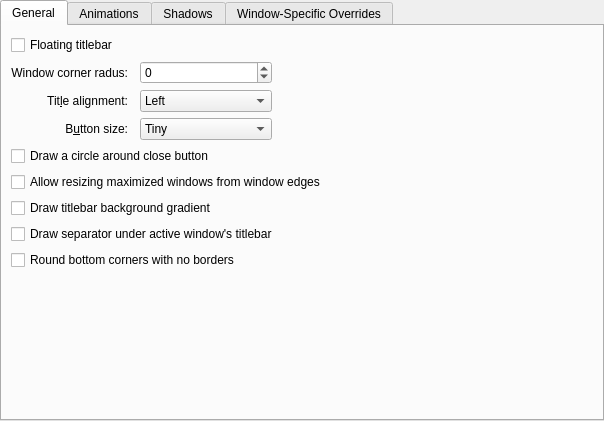
<?xml version="1.0" encoding="UTF-8"?>
<ui version="4.0">
 <class>DarkyConfigurationUI</class>
 <widget class="QWidget" name="DarkyConfigurationUI">
  <property name="geometry">
   <rect>
    <x>0</x>
    <y>0</y>
    <width>604</width>
    <height>421</height>
   </rect>
  </property>
  <layout class="QVBoxLayout" name="verticalLayout">
   <property name="margin" stdset="0">
    <number>0</number>
   </property>
   <item>
    <widget class="QTabWidget" name="tabWidget">
     <property name="currentIndex">
      <number>0</number>
     </property>
     <widget class="QWidget" name="tab">
      <attribute name="title">
       <string>General</string>
      </attribute>
      <layout class="QGridLayout" name="gridLayout_4">
       <item row="2" column="1">
        <widget class="QLabel" name="label_3">
         <property name="text">
          <string>Tit&amp;le alignment:</string>
         </property>
         <property name="alignment">
          <set>Qt::AlignmentFlag::AlignRight|Qt::AlignmentFlag::AlignTrailing|Qt::AlignmentFlag::AlignVCenter</set>
         </property>
         <property name="buddy">
          <cstring>titleAlignment</cstring>
         </property>
        </widget>
       </item>
       <item row="3" column="3">
        <widget class="QComboBox" name="buttonSize">
         <item>
          <property name="text">
           <string>Tiny</string>
          </property>
         </item>
         <item>
          <property name="text">
           <string comment="@item:inlistbox Button size:">Small</string>
          </property>
         </item>
         <item>
          <property name="text">
           <string comment="@item:inlistbox Button size:">Medium</string>
          </property>
         </item>
         <item>
          <property name="text">
           <string comment="@item:inlistbox Button size:">Large</string>
          </property>
         </item>
         <item>
          <property name="text">
           <string comment="@item:inlistbox Button size:">Very Large</string>
          </property>
         </item>
        </widget>
       </item>
       <item row="9" column="1" colspan="3">
        <widget class="QCheckBox" name="roundedCorners">
         <property name="text">
          <string>Round bottom corners with no borders</string>
         </property>
        </widget>
       </item>
       <item row="8" column="1" colspan="4">
        <widget class="QCheckBox" name="drawTitleBarSeparator">
         <property name="text">
          <string>Draw separator under active window's titlebar</string>
         </property>
        </widget>
       </item>
       <item row="2" column="4">
        <spacer name="horizontalSpacer">
         <property name="orientation">
          <enum>Qt::Orientation::Horizontal</enum>
         </property>
         <property name="sizeHint" stdset="0">
          <size>
           <width>40</width>
           <height>20</height>
          </size>
         </property>
        </spacer>
       </item>
       <item row="6" column="1" colspan="4">
        <widget class="QCheckBox" name="drawBackgroundGradient">
         <property name="text">
          <string>Draw titlebar background gradient</string>
         </property>
        </widget>
       </item>
       <item row="11" column="1" colspan="4">
        <spacer name="verticalSpacer">
         <property name="orientation">
          <enum>Qt::Orientation::Vertical</enum>
         </property>
         <property name="sizeHint" stdset="0">
          <size>
           <width>20</width>
           <height>40</height>
          </size>
         </property>
        </spacer>
       </item>
       <item row="1" column="3">
        <widget class="QSpinBox" name="otherCornerRadius">
         <property name="minimum">
          <number>-1</number>
         </property>
         <property name="maximum">
          <number>8</number>
         </property>
        </widget>
       </item>
       <item row="5" column="1" colspan="4">
        <widget class="QCheckBox" name="drawBorderOnMaximizedWindows">
         <property name="text">
          <string>Allow resizing maximized windows from window edges</string>
         </property>
        </widget>
       </item>
       <item row="4" column="1" colspan="4">
        <widget class="QCheckBox" name="outlineCloseButton">
         <property name="text">
          <string>Draw a circle around close button</string>
         </property>
        </widget>
       </item>
       <item row="3" column="1">
        <widget class="QLabel" name="label_4">
         <property name="text">
          <string>B&amp;utton size:</string>
         </property>
         <property name="alignment">
          <set>Qt::AlignmentFlag::AlignRight|Qt::AlignmentFlag::AlignTrailing|Qt::AlignmentFlag::AlignVCenter</set>
         </property>
         <property name="buddy">
          <cstring>buttonSize</cstring>
         </property>
        </widget>
       </item>
       <item row="2" column="3">
        <widget class="QComboBox" name="titleAlignment">
         <item>
          <property name="text">
           <string>Left</string>
          </property>
         </item>
         <item>
          <property name="text">
           <string>Center</string>
          </property>
         </item>
         <item>
          <property name="text">
           <string>Center (Full Width)</string>
          </property>
         </item>
         <item>
          <property name="text">
           <string>Right</string>
          </property>
         </item>
        </widget>
       </item>
       <item row="1" column="1">
        <widget class="QLabel" name="label_6">
         <property name="text">
          <string>Window corner radus:</string>
         </property>
         <property name="alignment">
          <set>Qt::AlignmentFlag::AlignRight|Qt::AlignmentFlag::AlignTrailing|Qt::AlignmentFlag::AlignVCenter</set>
         </property>
        </widget>
       </item>
       <item row="0" column="1">
        <widget class="QCheckBox" name="floatingTitlebar">
         <property name="text">
          <string>Floating titlebar</string>
         </property>
        </widget>
       </item>
      </layout>
     </widget>
     <widget class="QWidget" name="tab_2">
      <attribute name="title">
       <string>Animations</string>
      </attribute>
      <layout class="QGridLayout" name="gridLayout_5">
       <item row="1" column="0">
        <widget class="QLabel" name="animationsDurationLabel">
         <property name="enabled">
          <bool>false</bool>
         </property>
         <property name="text">
          <string>Anima&amp;tions duration:</string>
         </property>
         <property name="alignment">
          <set>Qt::AlignmentFlag::AlignRight|Qt::AlignmentFlag::AlignTrailing|Qt::AlignmentFlag::AlignVCenter</set>
         </property>
         <property name="buddy">
          <cstring>animationsDuration</cstring>
         </property>
        </widget>
       </item>
       <item row="1" column="1">
        <widget class="QSpinBox" name="animationsDuration">
         <property name="enabled">
          <bool>false</bool>
         </property>
         <property name="suffix">
          <string> ms</string>
         </property>
         <property name="maximum">
          <number>500</number>
         </property>
        </widget>
       </item>
       <item row="1" column="2">
        <spacer name="horizontalSpacer_4">
         <property name="orientation">
          <enum>Qt::Orientation::Horizontal</enum>
         </property>
         <property name="sizeHint" stdset="0">
          <size>
           <width>40</width>
           <height>20</height>
          </size>
         </property>
        </spacer>
       </item>
       <item row="0" column="0" colspan="3">
        <widget class="QCheckBox" name="animationsEnabled">
         <property name="text">
          <string>Enable animations</string>
         </property>
        </widget>
       </item>
       <item row="2" column="0" colspan="3">
        <spacer name="verticalSpacer_2">
         <property name="orientation">
          <enum>Qt::Orientation::Vertical</enum>
         </property>
         <property name="sizeHint" stdset="0">
          <size>
           <width>20</width>
           <height>40</height>
          </size>
         </property>
        </spacer>
       </item>
      </layout>
     </widget>
     <widget class="QWidget" name="tab_4">
      <attribute name="title">
       <string>Shadows</string>
      </attribute>
      <layout class="QGridLayout" name="gridLayout">
       <item row="0" column="1">
        <widget class="QLabel" name="label">
         <property name="text">
          <string>Si&amp;ze:</string>
         </property>
         <property name="buddy">
          <cstring>shadowSize</cstring>
         </property>
        </widget>
       </item>
       <item row="2" column="2">
        <widget class="KColorButton" name="shadowColor"/>
       </item>
       <item row="1" column="3">
        <spacer name="horizontalSpacer_5">
         <property name="orientation">
          <enum>Qt::Orientation::Horizontal</enum>
         </property>
         <property name="sizeHint" stdset="0">
          <size>
           <width>40</width>
           <height>20</height>
          </size>
         </property>
        </spacer>
       </item>
       <item row="0" column="2">
        <widget class="QComboBox" name="shadowSize">
         <item>
          <property name="text">
           <string comment="@item:inlistbox Button size:">None</string>
          </property>
         </item>
         <item>
          <property name="text">
           <string comment="@item:inlistbox Button size:">Small</string>
          </property>
         </item>
         <item>
          <property name="text">
           <string comment="@item:inlistbox Button size:">Medium</string>
          </property>
         </item>
         <item>
          <property name="text">
           <string comment="@item:inlistbox Button size:">Large</string>
          </property>
         </item>
         <item>
          <property name="text">
           <string comment="@item:inlistbox Button size:">Very Large</string>
          </property>
         </item>
        </widget>
       </item>
       <item row="2" column="1">
        <widget class="QLabel" name="label_5">
         <property name="text">
          <string>Color:</string>
         </property>
        </widget>
       </item>
       <item row="1" column="1">
        <widget class="QLabel" name="label_2">
         <property name="text">
          <string comment="strength of the shadow (from transparent to opaque)">S&amp;trength:</string>
         </property>
         <property name="buddy">
          <cstring>shadowStrength</cstring>
         </property>
        </widget>
       </item>
       <item row="1" column="2">
        <widget class="QSpinBox" name="shadowStrength">
         <property name="suffix">
          <string>%</string>
         </property>
         <property name="minimum">
          <number>10</number>
         </property>
         <property name="maximum">
          <number>100</number>
         </property>
        </widget>
       </item>
       <item row="4" column="0" colspan="4">
        <spacer name="verticalSpacer_3">
         <property name="orientation">
          <enum>Qt::Orientation::Vertical</enum>
         </property>
         <property name="sizeHint" stdset="0">
          <size>
           <width>20</width>
           <height>40</height>
          </size>
         </property>
        </spacer>
       </item>
      </layout>
     </widget>
     <widget class="QWidget" name="tab_3">
      <attribute name="title">
       <string>Window-Specific Overrides</string>
      </attribute>
      <layout class="QVBoxLayout" name="verticalLayout_3">
       <item>
        <widget class="Darky::ExceptionListWidget" name="exceptions" native="true">
         <property name="sizePolicy">
          <sizepolicy hsizetype="Preferred" vsizetype="Expanding">
           <horstretch>0</horstretch>
           <verstretch>0</verstretch>
          </sizepolicy>
         </property>
        </widget>
       </item>
      </layout>
     </widget>
    </widget>
   </item>
  </layout>
 </widget>
 <customwidgets>
  <customwidget>
   <class>KColorButton</class>
   <extends>QPushButton</extends>
   <header>kcolorbutton.h</header>
  </customwidget>
  <customwidget>
   <class>Darky::ExceptionListWidget</class>
   <extends>QWidget</extends>
   <header>config/darkyexceptionlistwidget.h</header>
   <container>1</container>
  </customwidget>
 </customwidgets>
 <tabstops>
  <tabstop>tabWidget</tabstop>
  <tabstop>titleAlignment</tabstop>
  <tabstop>buttonSize</tabstop>
  <tabstop>outlineCloseButton</tabstop>
  <tabstop>drawBorderOnMaximizedWindows</tabstop>
  <tabstop>drawBackgroundGradient</tabstop>
  <tabstop>drawTitleBarSeparator</tabstop>
  <tabstop>animationsEnabled</tabstop>
  <tabstop>animationsDuration</tabstop>
 </tabstops>
 <resources/>
 <connections>
  <connection>
   <sender>animationsEnabled</sender>
   <signal>toggled(bool)</signal>
   <receiver>animationsDurationLabel</receiver>
   <slot>setEnabled(bool)</slot>
   <hints>
    <hint type="sourcelabel">
     <x>34</x>
     <y>194</y>
    </hint>
    <hint type="destinationlabel">
     <x>84</x>
     <y>221</y>
    </hint>
   </hints>
  </connection>
  <connection>
   <sender>animationsEnabled</sender>
   <signal>toggled(bool)</signal>
   <receiver>animationsDuration</receiver>
   <slot>setEnabled(bool)</slot>
   <hints>
    <hint type="sourcelabel">
     <x>108</x>
     <y>194</y>
    </hint>
    <hint type="destinationlabel">
     <x>141</x>
     <y>229</y>
    </hint>
   </hints>
  </connection>
 </connections>
</ui>
